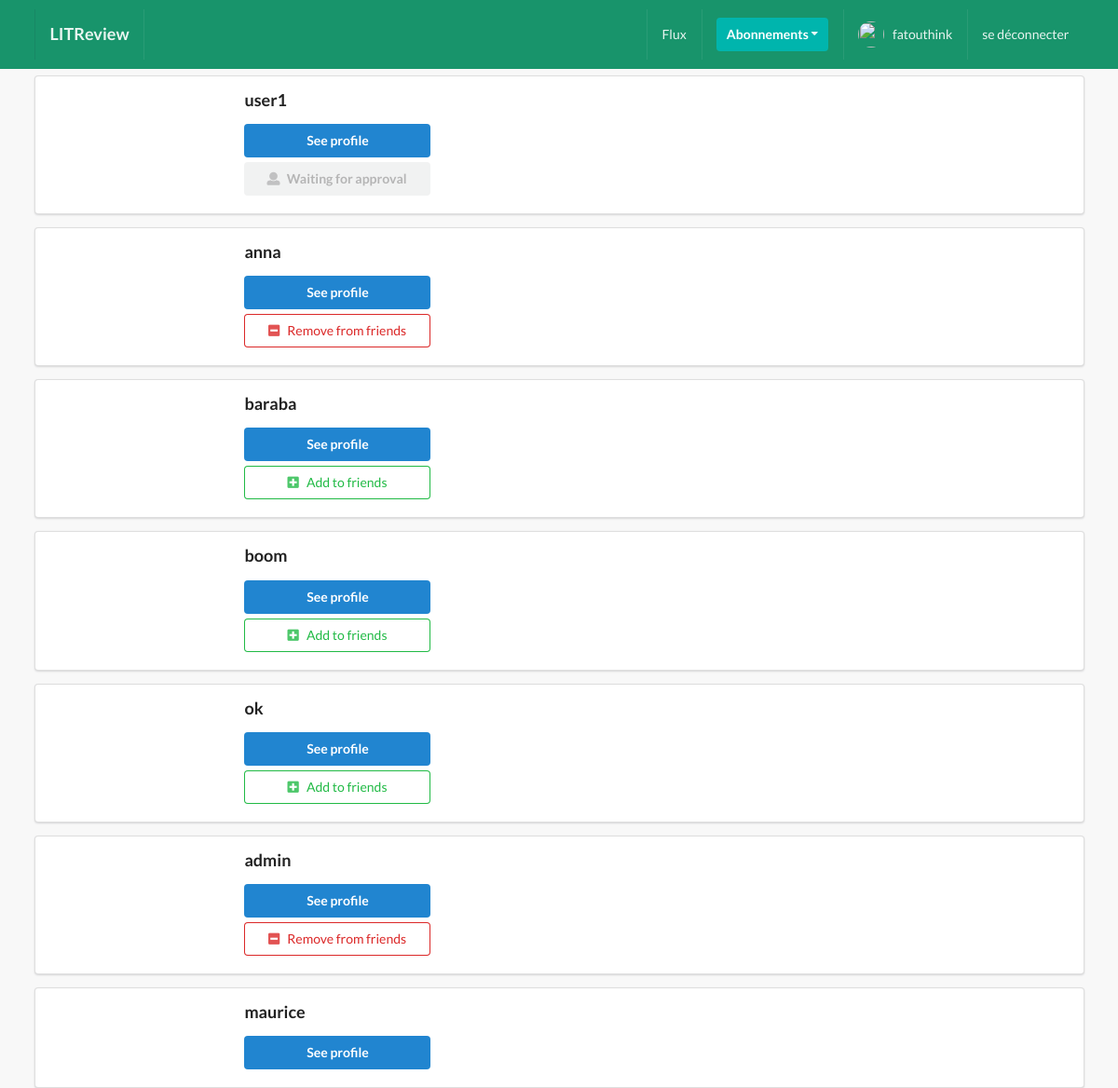
/UserFollows/ (signed in), run on an earlier commit of the app's database.
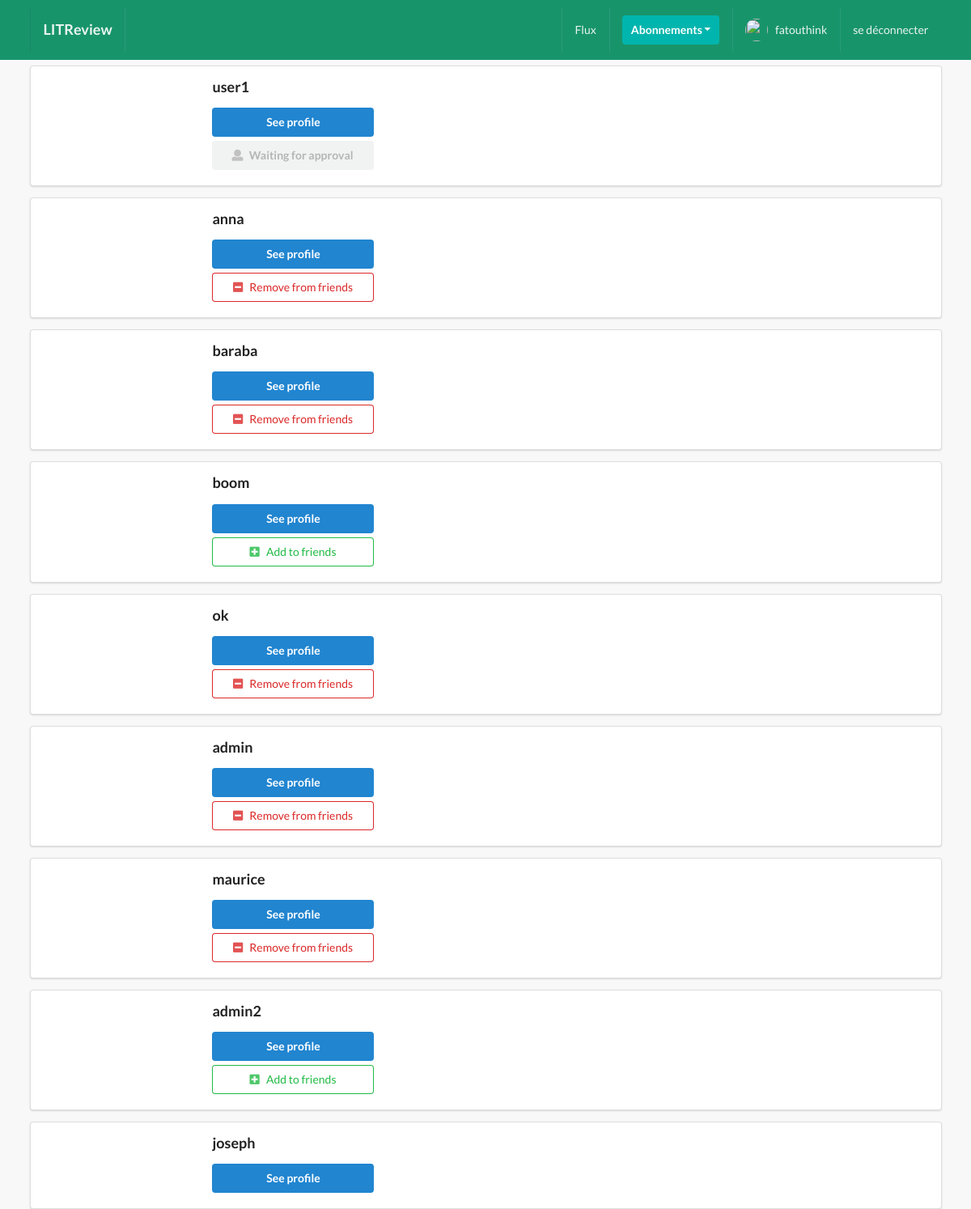
And on a later commit of the database.
### UserFollows/models.py (models this page shows, shortened)
class UserFollow(models.Model):
    first_name = models.CharField(max_length=200, blank=True)
    last_name = models.CharField(max_length=200, blank=True)
    user = models.OneToOneField(User, on_delete=models.CASCADE)
    avatar = models.ImageField(default='avatar.png', upload_to='avatars/')
    followed_user = models.ManyToManyField(User, blank=True, related_name='followed_user')
    slug = models.SlugField(unique=True, blank=True)
    updated = models.DateTimeField(auto_now=True)
    created = models.DateTimeField(auto_now_add=True)
    objects = ProfileManager()
    def get_absolute_url(self):
        return reverse("UserFollows:profile-detail-view", kwargs={"slug": self.slug})
    __initial_first_name = None
    __initial_last_name = None
    def __init__(self, *args, **kwargs):
        super().__init__(*args, **kwargs)
        self.__initial_first_name = self.first_name
        self.__initial_last_name = self.last_name

### UserFollows/views.py (the view)
# urls.py: path('', ProfileListView.as_view(), name='all-profiles-view'),
class ProfileListView(LoginRequiredMixin, ListView):
    model = UserFollow
    template_name = 'UserFollows/profile_list.html'
    def get_queryset(self):
        qs = UserFollow.objects.get_all_profiles(self.request.user)
        return qs
    def get_context_data(self, **kwargs):
        context = super().get_context_data(**kwargs)
        user = User.objects.get(username__iexact=self.request.user)
        profile = UserFollow.objects.get(user=user)
        rel_r = Relationship.objects.filter(sender=profile)
        rel_s = Relationship.objects.filter(receiver=profile)
        rel_receiver = []
        rel_sender = []
        for item in rel_r:
            rel_receiver.append(item.receiver.user)
        for item in rel_s:
            rel_sender.append(item.sender.user)
        context["rel_receiver"] = rel_receiver
        context["rel_sender"] = rel_sender
        context['is_empty'] = False
        if len(self.get_queryset()) == 0:
            context['is_empty'] = True
        return context

### UserFollows/context_processors.py (called while the page is built)
def profile_pic(request):
    if request.user.is_authenticated:
        profile_obj = UserFollow.objects.get(user=request.user)
        pic = profile_obj.avatar
        return {'picture':pic}
    return {}

def invatations_received_no(request):
    if request.user.is_authenticated:
        profile_obj = UserFollow.objects.get(user=request.user)
        qs_count = Relationship.objects.invatations_received(profile_obj).count()
        return {'invites_num':qs_count}
    return {}

### UserFollows/models.py (called while the page is built)
    def get_all_profiles(self, me):
        profiles = UserFollow.objects.all().exclude(user=me)
        return profiles

    def invatations_received(self, receiver):
        qs = Relationship.objects.filter(receiver=receiver, status='send')
        return qs

### UserFollows/templates/UserFollows/profile_list.html (shortened to what this page needs)
{% extends 'base.html' %}
{% block content %}
    {% for obj in object_list %}
        <div class="ui segment">
            <div class="ui grid">
                <div class="row">
                    <div class="three wide column">
                    </div>
                    <div class="thirteen wide column">
                        <h3>{{obj.user}}</h3>
                        <a href={{obj.get_absolute_url}}><button class="ui primary button mb-5 w-big">See profile</button></a>
                        <br>
                        {% if obj.user not in rel_receiver and obj.user not in rel_sender %}
                            <form action="{% url 'UserFollows:send-invite' %}" method="POST">
                                <button type="submit" class="ui positive basic button mb-5 w-big"><i class="plus square icon"></i>Add to friends</button>
                            </form>
                         {% endif %}
                        {% if obj.user in rel_receiver and request.user not in obj.followed_user.all %}
                            <button class="ui disabled button mb-5 w-big"><i class="user icon"></i>Waiting for approval</button>
                        {% endif %}
                        {% if request.user in obj.followed_user.all %}
                        <form action="{% url 'UserFollows:remove-friend' %}" method="POST">
                            <button type="submit" class="ui negative basic button mb-5 w-big"><i class="minus square icon"></i>Remove from friends</button>
                        </form>
                        {% endif %}
                    </div>
                </div>
            </div>
        </div>
    {% endfor %}
{% endblock content %}

### templates/base.html (shortened to what this page needs)
{% load static %}
<!doctype html>
<html lang="en">
  <head>
    <link rel="stylesheet" type="text/css" href="{% static 'style.css' %}">
    <link rel="stylesheet" type='text/css' href="https://cdnjs.cloudflare.com/ajax/libs/semantic-ui/2.2.14/semantic.min.css">
  </head>
  <body>
    {% include 'main/navbar.html' %}
    <div class="ui container">
      {% block content %}
      {% endblock content %}
    </div>
  </body>
</html>

### templates/main/navbar.html (shortened to what this page needs)
{% url 'home-view' as path_to_home %}
{% url 'Tickets:main-ticket-view' as path_to_posts %}
{% url 'UserFollows:my-profile-view' as path_to_my_profile %}
<div class="ui inverted menu nav mb-7">
  <div class="ui container">
    <a href="{{path_to_home}}" class="{% if request.path == path_to_home %}active{% endif %} item">
        <h3>LITReview</h3>
    </a>
    <div class="right menu">
        {% if request.user.is_authenticated %}
        <a href="{{path_to_posts}}" class="{% if request.path == path_to_posts %}active{% endif %} item">
            Flux
        </a>
        <div class="item">
            <div class="ui floating dropdown icon button teal"> Abonnements
                <i class="dropdown icon"></i>
             </div>
        </div>
            <a href="{{path_to_my_profile}}" class="{% if request.path == path_to_my_profile %}active{% endif %} item">
                <img src={{picture.url}} class="ui avatar image" alt="">&nbsp;
                 {{ request.user }}
            </a>
            <a href="{% url 'account_logout' %}" class="ui item">
                se déconnecter
            </a>
        {% else %}
        <a href="{% url 'account_login' %}" class="ui item">
                se connecter
            </a>
        {% endif %}
    </div>
  </div>
</div>

### static_project/style.css (style rules this page uses)
body { background: #F8F8F8 !important; }
.nav { border-radius: 0px !important; padding: 10px 0 10px 0 !important; background-color: #18946b !important; }
.mb-7 { margin-bottom: 7px !important; }
.mb-5 { margin-bottom: 5px !important; }
.w-big { width: 200px !important; }

What changed in the data, as far as the page shows it:
changed UserFollow "baraba": text "Add to friends" → "Remove from friends"
changed UserFollow "ok": text "Add to friends" → "Remove from friends"
changed UserFollow "maurice": now shows "Remove from friends"
added UserFollow: user "admin2"
added UserFollow: user "joseph"
